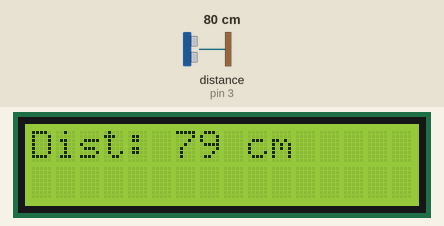
Simulated run of this program. Board: Arduino Uno, built with avr-gcc and run on an emulated ATmega328P. On the bench: 16×2 character LCD. Wiring (inferred from the names in the program): ultrasonic range finder: trigger pin 2; echo pin 3. The test bench sets the inputs (shaded band); at power-on: distance to the obstacle (sensor on pin 3) 80 cm. The echo pulse lasts 58.3 µs per cm.

Above: at 1.2 s.
1.3 s: distance to the obstacle (sensor on pin 3) set to 2 cm
At 3.1 s:
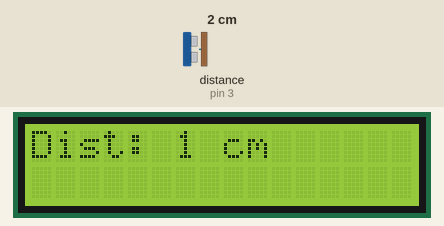
3.6 s: distance to the obstacle (sensor on pin 3) set to 4 cm
At 4.4 s:
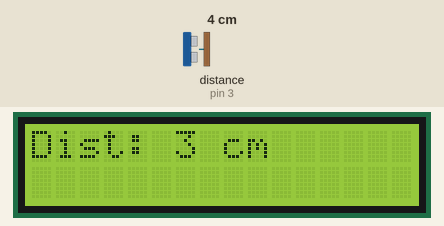
5.6 s: distance to the obstacle (sensor on pin 3) set to 9 cm
At 7.0 s:
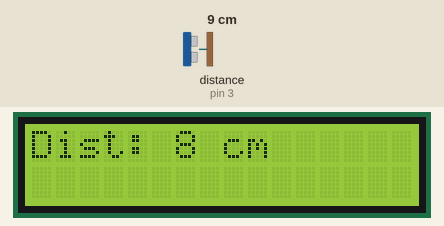
Timing chart, 0 to 8.6 s (numbered marks = the images above; inputs shaded):
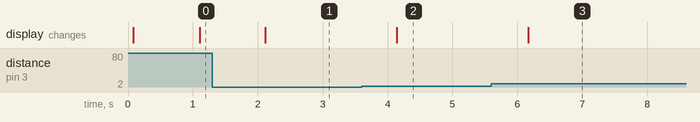

Measured:
- after the input at 1.3 s, the display: changes after 0.82 s (image 1)
- after the input at 3.6 s, the display: changes after 0.54 s (image 2)
- after the input at 5.6 s, the display: changes after 0.57 s (image 3)

The program:

main.cpp
```cpp
#include <Arduino.h>
#include <LiquidCrystal_I2C.h>
// #include <NewPing.h>

#define TRIGGER_PIN 2
#define ECHO_PIN 3
#define MAX_DISTANCE_IN_CM 500

LiquidCrystal_I2C lcd(0x27, 16, 2);

// NewPing sonic = NewPing(TRIGGER_PIN, ECHO_PIN, MAX_DISTANCE_IN_CM);

void setup()
{
  lcd.init();
  lcd.backlight();

  pinMode(TRIGGER_PIN, OUTPUT);
  pinMode(ECHO_PIN, INPUT);
}

void loop()
{
  // unsigned long distance = sonic.ping_cm();

  digitalWrite(TRIGGER_PIN, LOW);
  delayMicroseconds(2);
  digitalWrite(TRIGGER_PIN, HIGH);
  delayMicroseconds(10);
  digitalWrite(TRIGGER_PIN, LOW);

  unsigned long duration = pulseIn(ECHO_PIN, HIGH);
  unsigned long distance = duration * 0.034 / 2;

  lcd.clear();
  lcd.setCursor(0, 0);
  lcd.print("Dist: ");
  lcd.print(distance);
  lcd.print(" cm");

  delay(1000);
}
```
